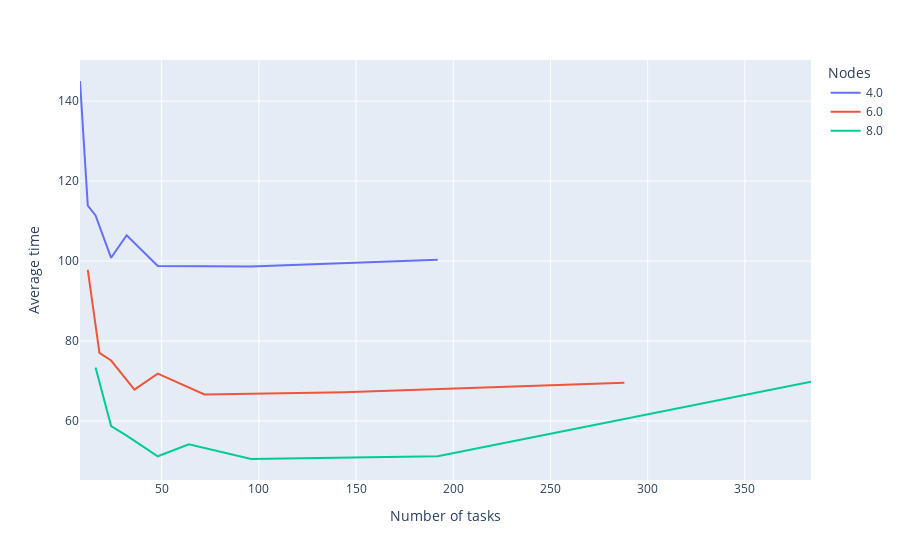
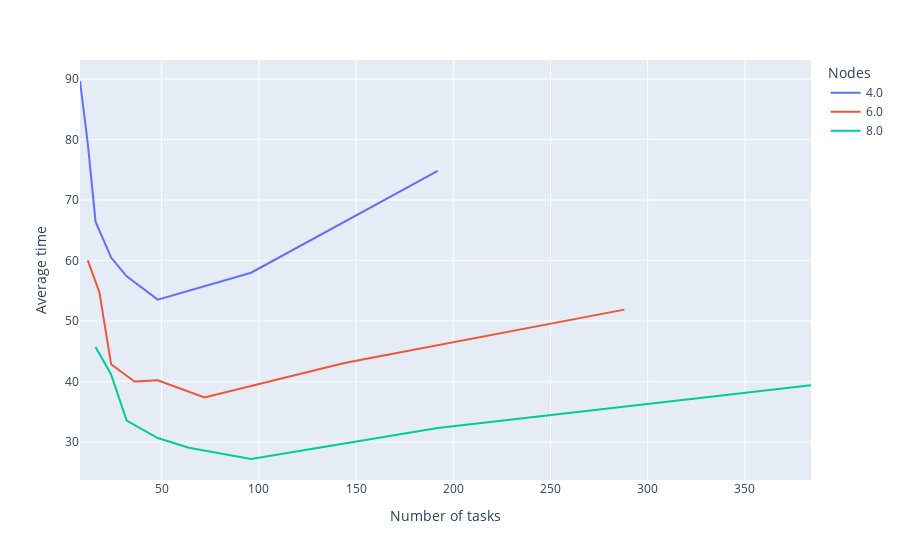

Write notebook code for charts like these, in order.
### Code cell
plot(bt, 'bt')
plot(sp, 'sp')
plot(lu, 'lu')

### Figure 1 — Plotly figure (JSON) as saved in the notebook; plotly's stock layout.template omitted (floating-point values rounded to 4 significant figures)
{"data": [{"hovertemplate": "Nodes=4.0<br>ntasks=%{x}<br>avg-time=%{y}<extra></extra>", "legendgroup": "4.0", "line": {"color": "#636efa", "dash": "solid"}, "marker": {"symbol": "circle"}, "mode": "lines", "name": "4.0", "orientation": "v", "showlegend": true, "type": "scatter", "x": [8, 12, 16, 24, 32, 48, 96, 192], "xaxis": "x", "y": [145.0, 113.8, 111.4, 100.8, 106.5, 98.75, 98.63, 100.3], "yaxis": "y"}, {"hovertemplate": "Nodes=6.0<br>ntasks=%{x}<br>avg-time=%{y}<extra></extra>", "legendgroup": "6.0", "line": {"color": "#EF553B", "dash": "solid"}, "marker": {"symbol": "circle"}, "mode": "lines", "name": "6.0", "orientation": "v", "showlegend": true, "type": "scatter", "x": [12, 18, 24, 36, 48, 72, 144, 288], "xaxis": "x", "y": [97.79, 77, 75.11, 67.85, 71.81, 66.63, 67.14, 69.57], "yaxis": "y"}, {"hovertemplate": "Nodes=8.0<br>ntasks=%{x}<br>avg-time=%{y}<extra></extra>", "legendgroup": "8.0", "line": {"color": "#00cc96", "dash": "solid"}, "marker": {"symbol": "circle"}, "mode": "lines", "name": "8.0", "orientation": "v", "showlegend": true, "type": "scatter", "x": [16, 24, 32, 48, 64, 96, 192, 384], "xaxis": "x", "y": [73.34, 58.7, 56.32, 51.15, 54.17, 50.47, 51.17, 69.8], "yaxis": "y"}], "layout": {"legend": {"title": {"text": "Nodes"}, "tracegroupgap": 0}, "margin": {"t": 60}, "title": {"font": {"size": 25}}, "xaxis": {"anchor": "y", "domain": [0, 1], "title": {"text": "Number of tasks"}}, "yaxis": {"anchor": "x", "domain": [0, 1], "title": {"text": "Average time"}}}}

### Figure 2 — Plotly figure (JSON) as saved in the notebook; plotly's stock layout.template omitted (floating-point values rounded to 4 significant figures)
{"data": [{"hovertemplate": "Nodes=4.0<br>ntasks=%{x}<br>avg-time=%{y}<extra></extra>", "legendgroup": "4.0", "line": {"color": "#636efa", "dash": "solid"}, "marker": {"symbol": "circle"}, "mode": "lines", "name": "4.0", "orientation": "v", "showlegend": true, "type": "scatter", "x": [8, 12, 16, 24, 32, 48, 96, 192], "xaxis": "x", "y": [89.66, 79.34, 66.42, 60.49, 57.39, 53.54, 57.98, 74.8], "yaxis": "y"}, {"hovertemplate": "Nodes=6.0<br>ntasks=%{x}<br>avg-time=%{y}<extra></extra>", "legendgroup": "6.0", "line": {"color": "#EF553B", "dash": "solid"}, "marker": {"symbol": "circle"}, "mode": "lines", "name": "6.0", "orientation": "v", "showlegend": true, "type": "scatter", "x": [12, 18, 24, 36, 48, 72, 144, 288], "xaxis": "x", "y": [60.04, 54.73, 42.86, 40.02, 40.23, 37.39, 43.07, 51.89], "yaxis": "y"}, {"hovertemplate": "Nodes=8.0<br>ntasks=%{x}<br>avg-time=%{y}<extra></extra>", "legendgroup": "8.0", "line": {"color": "#00cc96", "dash": "solid"}, "marker": {"symbol": "circle"}, "mode": "lines", "name": "8.0", "orientation": "v", "showlegend": true, "type": "scatter", "x": [16, 24, 32, 48, 64, 96, 192, 384], "xaxis": "x", "y": [45.7, 41.18, 33.57, 30.68, 29.07, 27.21, 32.34, 39.4], "yaxis": "y"}], "layout": {"legend": {"title": {"text": "Nodes"}, "tracegroupgap": 0}, "margin": {"t": 60}, "title": {"font": {"size": 25}}, "xaxis": {"anchor": "y", "domain": [0, 1], "title": {"text": "Number of tasks"}}, "yaxis": {"anchor": "x", "domain": [0, 1], "title": {"text": "Average time"}}}}
